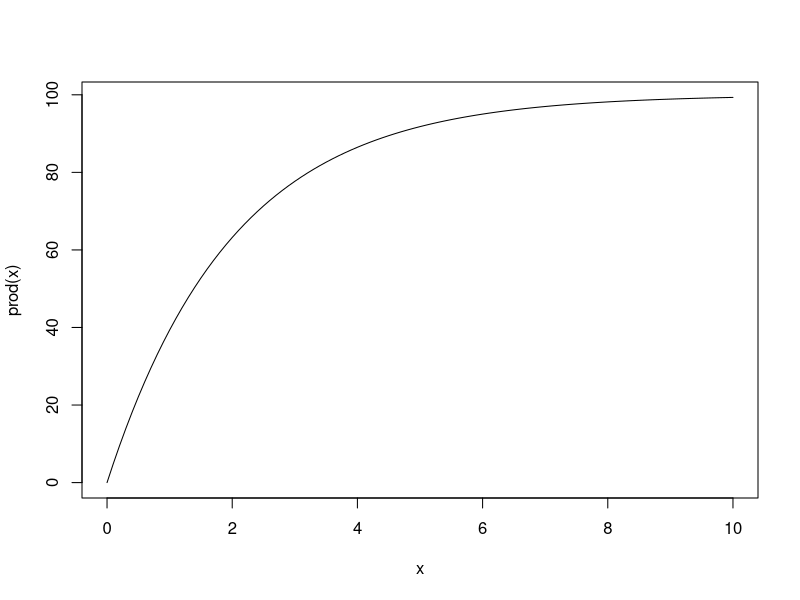
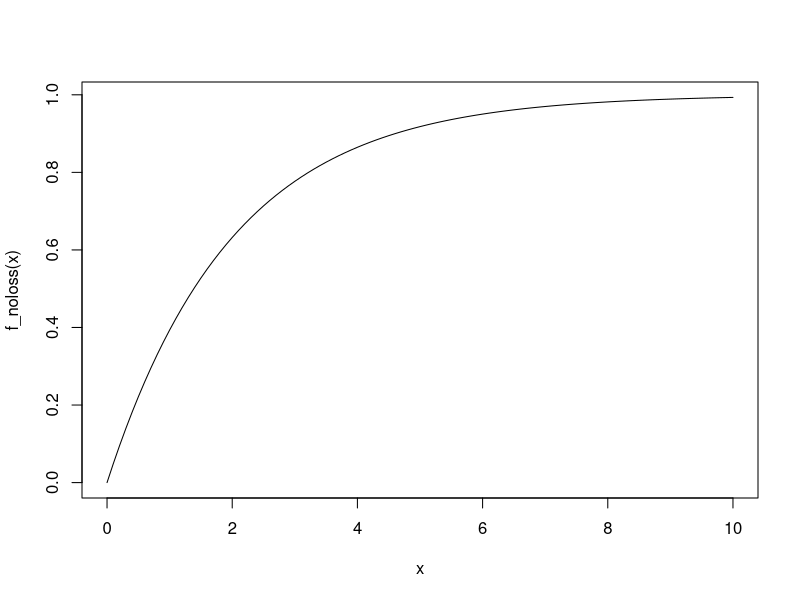

Write the R code that produced these figures, in order. (Note: this script raises an error after producing the figures.)
## Parameters
lue   <<- 1
ppfd   <<- 100
kbeer <<- 0.5
sla   <<- 1.0
fleaf_fixed <<- 0.5
r_ntoc_plant <<- 1/30
r_ntoc_soil <<- 1/10
eff <<- 0.7
resp <<- 0.1
f_unavoidable <<- 0.0
k_noloss <<- 0.5
tau_plant <<- 10
tau_soil_c <<- 50
tau_soil_n <<- 150
tau_labl <<- 0.5
n_input <<- 1.0

## Functions
prod <- function( cleaf ){
  prod <- ppfd * lue * ( 1.0 - exp( - kbeer * sla * cleaf ) )
  return(prod)
}
curve( prod, from = 0, to = 10 )

npp <- function( ctot ){
  npp <- eff * prod( ctot * fleaf_fixed ) - resp * ctot
  return(npp)
}

n_u_demand <- function( ctot ){
  n_u <- r_ntoc_plant * npp(ctot)
  return(n_u)
}

turnover <- function( ctot, tau ){
  turnover <- ctot / tau
  return(turnover)
}

f_noloss <- function( croot ){
  # out <- (1.0 - f_unavoidable) / (croot + k_noloss )
  out <- (1.0 - f_unavoidable) * (1.0 - exp( - k_noloss * croot ))
  return(out)
}
curve( f_noloss, from = 0, to = 10 )

n_u_supply <- function( ctot ){
  n_u <- f_noloss( ctot ) * (r_ntoc_plant * turnover( ctot ) + n_input)
  return(n_u)
}


## C-only model--------------------------------------------
## Simulation settings
ntsteps <- 1000

## starting value
cplant <- 20
csoil  <- 20

## output initialisation
out_cplant  <- rep(NA, ntsteps)
out_csoil   <- rep(NA, ntsteps)
out_nsoil   <- rep(NA, ntsteps)
out_netmin  <- rep(NA, ntsteps)

for (it in 1:ntsteps){
  
  ## Soil turnover and net mineralisation
  csoil_turnover <- csoil / tau_soil_c
  csoil          <- csoil - csoil_turnover
  nsoil_turnover <- nsoil / tau_soil_n 
  nsoil          <- nsoil - nsoil_turnover
  netmin         <- nsoil_turnover + n_input

  cplant <- cplant + npp( cplant ) - turnover( cplant, tau_plant )

  ## plant turnover
  cplant_turnover <- cplant / tau_plant
  nplant_turnover <- cplant_turnover * r_ntoc_plant

  csoil <- csoil + cplant_turnover
  nsoil <- nsoil + nplant_turnover

  ## output collection
  out_cplant[it] <- cplant
  out_csoil[it]  <- csoil
  out_nsoil[it]  <- nsoil
  out_netmin[it] <- netmin

}
plot( 1:ntsteps, out_cplant )
plot( 1:ntsteps, out_csoil )
plot( 1:ntsteps, out_nsoil )
plot( 1:ntsteps, out_netmin )
##---------------------------------------------------------




##---------------------------------------------------------
## CN MODEL BELOW
##---------------------------------------------------------





ntoc_balance <- function( fleaf, ctot ){

  ## net C gain (c_acq) and N acquisition
  c_acq <- prod( fleaf * ctot ) - resp * ctot
  n_acq <- f_noloss( (1.0 - fleaf) * ctot ) * (r_ntoc_plant * ctot / tau_plant + n_input)
  ntoc_acq <- n_acq / c_acq

  balance <- ntoc_acq - r_ntoc_plant * eff

  return(balance)
}

## doesn't have a root - always positive
curve( ntoc_balance(x, 10), from = 0, to = 1.0 )


eval_alloc <- function( fleaf, c_alloc, cplant_ag, cplant_bg, netmin ){

  # ## VERSION A: fleaf only acts on new growth
  # ## allocate C, N follows from r_ntoc_plant
  # c_alloc_ag <- fleaf * c_alloc
  # cplant_ag  <- cplant_ag + c_alloc_ag * eff - cplant_ag / tau_plant
  # 
  # c_alloc_bg <- (1.0 - fleaf) * c_alloc
  # cplant_bg  <- cplant_bg + c_alloc_bg * eff - cplant_bg / tau_plant

  ## VERSION B: fleaf redistributes entire plant (to avoid legacy in mal-allocation)
  ## total c to re-distribute:
  ctot <- (cplant_ag + cplant_bg) * (1 - 1/tau_plant) + eff * c_alloc

  ## create new plant
  cplant_ag <- fleaf * ctot
  cplant_bg <- (1.0 - fleaf) * ctot
  
  ## C and N acquisition after allocation
  c_acq <- prod( cplant_ag ) - resp * (cplant_ag + cplant_bg)
  n_acq <- f_noloss( cplant_bg ) * netmin

  eval <- eff * c_acq / n_acq - (1.0 / r_ntoc_plant)

  return(eval)

}

calc_r_cton_acq <- function( fleaf, c_alloc, cplant_ag, cplant_bg, netmin ){
    
  ## total c to re-distribute:
  ctot <- (cplant_ag + cplant_bg) * (1 - 1/tau_plant) + eff * c_alloc

  ## create new plant
  cplant_ag <- fleaf * ctot
  cplant_bg <- (1.0 - fleaf) * ctot
  
  ## C and N acquisition after allocation
  c_acq <- prod( cplant_ag ) - resp * (cplant_ag + cplant_bg)
  n_acq <- f_noloss( cplant_bg ) * netmin
  
  r_cton_acq <- eff * c_acq / n_acq
  
  return(r_cton_acq)
  
}

cplant_ag <- 175
cplant_bg <- 175
netmin <- 2.165898
c_alloc <- 2

out_root <- uniroot( function(x) eval_alloc( x, c_alloc, cplant_ag, cplant_bg, netmin), interval=c(0.0,1.0) )

curve( calc_r_cton_acq( x, c_alloc, cplant_ag, cplant_bg, netmin), from = 0, to = 1.0 )
abline(h=(1/r_ntoc_plant), lty=3)
abline(v=out_root$root, col="red")

curve(      eval_alloc( x, c_alloc, cplant_ag, cplant_bg, netmin), from = 0, to = 1.0 )
abline(h=0, lty=3)
abline(v=out_root$root, col="red")

calc_r_cton_acq( 0.99, 5, 20, 20, 0.5 )
calc_r_cton_acq( 0.01, 5, 20, 20, 0.5 )
print("moin he")

## CN-model--------------------------------------------

## Simulation settings
ntsteps <- 1000

## initialise output variables
out_cplant_ag <- rep(NA, ntsteps)
out_nplant_ag <- rep(NA, ntsteps)
out_cplant_bg <- rep(NA, ntsteps)
out_nplant_bg <- rep(NA, ntsteps)
out_csoil     <- rep(NA, ntsteps)
out_nsoil     <- rep(NA, ntsteps)
out_clabl     <- rep(NA, ntsteps)
out_nlabl     <- rep(NA, ntsteps)

## plant, aboveground
cplant_ag <- 10
nplant_ag <- cplant_ag * r_ntoc_plant

## plant, belowground
cplant_bg <- 10
nplant_bg <- cplant_bg * r_ntoc_plant

## soil
csoil <- 100
nsoil <- csoil * r_ntoc_plant * tau_soil_n/tau_soil_c

## plant labile pools
nlabl <- 0
clabl <- 0

for (it in 1:ntsteps){

  ## Soil turnover and net mineralisation
  csoil          <- csoil - csoil / tau_soil_c
  nsoil_turnover <- nsoil / tau_soil_n 
  nsoil          <- nsoil - nsoil_turnover
  netmin         <- nsoil_turnover + n_input
  
  ## actual C and N acquisition with current plant
  clabl <- prod( cplant_ag ) - resp * (cplant_ag + cplant_bg) #+ clabl
  nlabl <- f_noloss( cplant_bg ) * netmin #+ nlabl
  
  # ## short-cut: by-passing soil
  # nlabl <- f_noloss( cplant_bg ) * r_ntoc_plant * (cplant_bg + cplant_ag) / tau_plant  #+ nlabl

  ## limit allocatable C depending on labile N
  c_alloc <- min( nlabl / (eff * r_ntoc_plant), clabl )

  # curve( eval_alloc( x, c_alloc, cplant_ag, cplant_bg, netmin ), from = 0, to = 1.0 )

  curve( calc_r_cton_acq( x, c_alloc, cplant_ag, cplant_bg, netmin), from = 0, to = 1.0 )

  if ( eval_alloc( 0.0, c_alloc, cplant_ag, cplant_bg, netmin ) < 0.0 ){
    ## all to roots
    fleaf <- 0.0
  } else if ( eval_alloc( 1.0, c_alloc, cplant_ag, cplant_bg, netmin ) > 0.0 ){
    ## all to leaves
    fleaf <- 1.0
  } else {
    ## find allocation fraction to leaves so that return next year matches (eff * r_cton_plant)
    out_root <- uniroot( function(x) eval_alloc( x, c_alloc, cplant_ag, cplant_bg, netmin), interval=c(1e-12,1.0) )
    fleaf <- out_root$root
  }

  print(fleaf)
  
  # fleaf <- 0.5

  ## update pools
  clabl <- clabl - c_alloc
  nlabl <- nlabl - eff * c_alloc * r_ntoc_plant

  ## labile pool decay
  clabl <- clabl - tau_labl * clabl
  nlabl <- nlabl - tau_labl * nlabl

  ##---------------------------------------------------------------------  
  # ## VERSION A: fleaf only acts on new growth
  # ## allocate C, N follows from r_ntoc_plant
  # cturnover_ag <- cplant_ag / tau_plant
  # c_alloc_ag   <- fleaf * c_alloc * eff
  # cplant_ag    <- cplant_ag + c_alloc_ag - cturnover_ag

  # nturnover_ag <- nplant_ag / tau_plant
  # n_alloc_ag   <- c_alloc_ag * r_ntoc_plant
  # nplant_ag    <- nplant_ag + n_alloc_ag - nturnover_ag

  # cturnover_bg <- cplant_bg / tau_plant
  # c_alloc_bg   <- (1.0 - fleaf) * c_alloc * eff
  # cplant_bg    <- cplant_bg + c_alloc_bg - cturnover_bg

  # nturnover_bg <- nplant_bg / tau_plant
  # n_alloc_bg   <- c_alloc_bg * r_ntoc_plant
  # nplant_bg    <- nplant_bg + n_alloc_bg - nturnover_bg
  ##---------------------------------------------------------------------  


  ##---------------------------------------------------------------------  
  ## VERSION B: fleaf redistributes entire plant (to avoid legacy in mal-allocation)
  ## allocate C, N follows from r_ntoc_plant
  cturnover_ag <- cplant_ag / tau_plant
  cplant_ag    <- cplant_ag - cturnover_ag
  cplant_ag    <- fleaf * (c_alloc * eff + cplant_ag + cplant_bg)
  
  nturnover_ag <- nplant_ag / tau_plant
  nplant_ag    <- nplant_ag - nturnover_ag
  nplant_ag    <- cplant_ag * r_ntoc_plant
  
  cturnover_bg <- cplant_bg / tau_plant
  cplant_bg    <- cplant_bg - cturnover_bg
  cplant_bg    <- (1.0 - fleaf) * (c_alloc * eff + cplant_ag + cplant_bg)
  
  nturnover_ag <- nplant_ag / tau_plant
  nplant_ag    <- nplant_ag - nturnover_ag
  nplant_ag    <- cplant_ag * r_ntoc_plant
  ##---------------------------------------------------------------------  

  csoil <- csoil + cturnover_ag + cturnover_bg
  nsoil <- nsoil + nturnover_ag + nturnover_bg

  ## gater output variables
  out_cplant_ag[it] <- cplant_ag 
  out_nplant_ag[it] <- nplant_ag 
  out_cplant_bg[it] <- cplant_bg 
  out_nplant_bg[it] <- nplant_bg 
  out_csoil[it]     <- csoil     
  out_nsoil[it]     <- nsoil     
  out_clabl[it]     <- clabl     
  out_nlabl[it]     <- nlabl     

}
##---------------------------------------------------------
plot( 1:ntsteps, out_cplant_ag )
plot( 1:ntsteps, out_cplant_bg )
plot( 1:ntsteps, out_csoil )
plot( 1:ntsteps, out_nsoil )
plot( 1:ntsteps, out_clabl )
plot( 1:ntsteps, out_nlabl )

